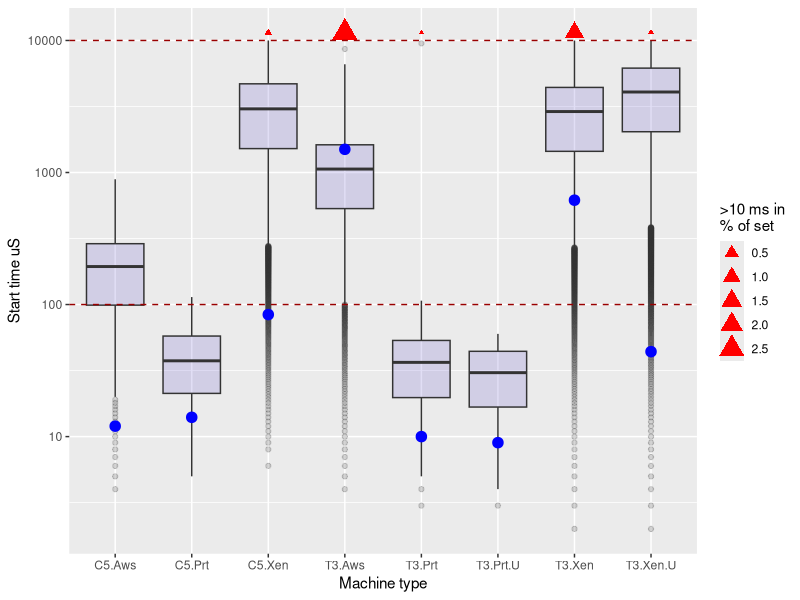

Generate this figure with R:
#Seven log boxplots with mean 
library(tidyr)
library(ggplot2)
library(reshape2)

myDataC<-read.csv("stats.csv", sep=";")[1:10000,1:9]

myData<-gather(myDataC, "mtype", value, "T3.Aws", "T3.Xen", "T3.Xen.U", "T3.Prt", "T3.Prt.U", "C5.Aws","C5.Xen","C5.Prt", na.rm = FALSE, convert = FALSE)
myData<-myData[!(myData$value==0),]

oversh<-read.csv("stats.csv", sep=";")[10005:10005,1:9]
total<-read.csv("stats.csv", sep=";")[10001:10001,1:9]
oversh <- oversh / total * 100
oversh<-gather(oversh, "mtype", value, "T3.Aws", "T3.Xen", "T3.Xen.U", "T3.Prt", "T3.Prt.U", "C5.Aws","C5.Xen","C5.Prt", na.rm = FALSE, convert = FALSE)
oversh<-oversh[!(oversh$value==0),]

means<-read.csv("stats.csv", sep=";")[10003:10003,1:9]
means<-gather(means, "mtype", value, "T3.Aws", "T3.Xen", "T3.Xen.U", "T3.Prt", "T3.Prt.U", "C5.Aws","C5.Xen","C5.Prt", na.rm = FALSE, convert = FALSE)

ggplot(myData, aes(x=mtype, y=Time)) + 
    geom_boxplot(fill="slateblue", alpha=0.2) +
    geom_point(data = oversh, aes(x = mtype, y = 11500, size=value), shape=17, , color="red", fill="red") +
    geom_point(data = means, aes(x = mtype, y = value), shape=20, size=5, color="blue", fill="blue") +
    labs(x="Machine type", y= "Start time uS", size=">10 ms in\n% of set")+
	scale_y_continuous(trans='log10') +
    geom_hline(yintercept = 100, colour="#990000", linetype="dashed") +
    geom_hline(yintercept = 10000, colour="#990000", linetype="dashed")
